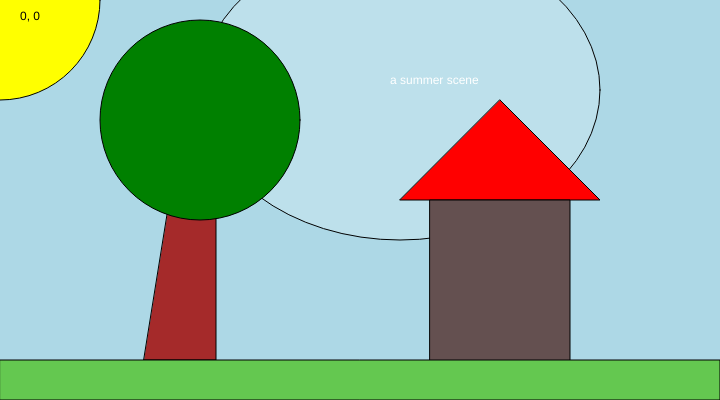
Frame 1 (no input)
Frame 60 (no input): identical to frame 1, image omitted
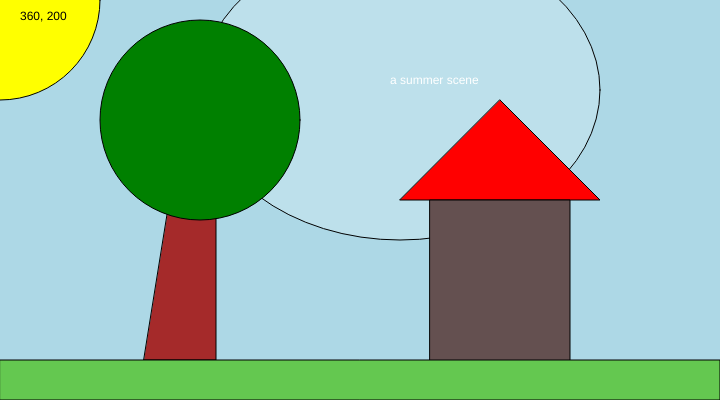
Frame 120 (the mouse pressed at the canvas centre since frame 60)

The p5.js sketch that drew these frames (run headless with seeded random() and noise() and a simulated clock; from frame 60 on, the mouse is pressed at the canvas centre):

// p5.js sketch
// ── sketch.js
function setup() {
  createCanvas(720, 400);
}




function draw() {
  background("lightblue");
  // Sets the screen to be 720 pixels wide and 400 pixels high
  
  // noStroke();

  // fill(204);
  // triangle(18, 18, 18, 360, 81, 360);

  // fill(102);
  // rect(81, 81, 63, 63);

  // fill(204);
  // quad(189, 18, 216, 18, 216, 360, 144, 360);

  // fill(255);
  // ellipse(252, 144, 72, 72);

  // fill(204);
  // triangle(288, 18, 351, 360, 288, 360);

  // fill(255);
  // arc(479, 300, 280, 280, PI, TWO_PI);
  
 
  fill("yellow");
  ellipse(0, 0, 200, 200);

  fill(255, 50);
  ellipse(400, 90, 400, 300);

  // house
  fill("red");
  triangle(400, 200, 600, 200, 500, 100);

  fill(100, 80, 80);
  rect(430, 200, 140, 180);

  fill("brown");
  quad(189, 80, 216, 80, 216, 360, 144, 360);

  fill("green");
  ellipse(200, 120, 200);

  fill(100, 200, 80);
  rect(0, 360, 720, 40);

  fill("light blue");
  text("a summer scene", 390, 84);

  
   fill("black")
  text(mouseX +", "+ mouseY, 20, 20) ;  
  
}

function mouseReleased() {
  print(mouseX +"," + mouseY) ;
}
